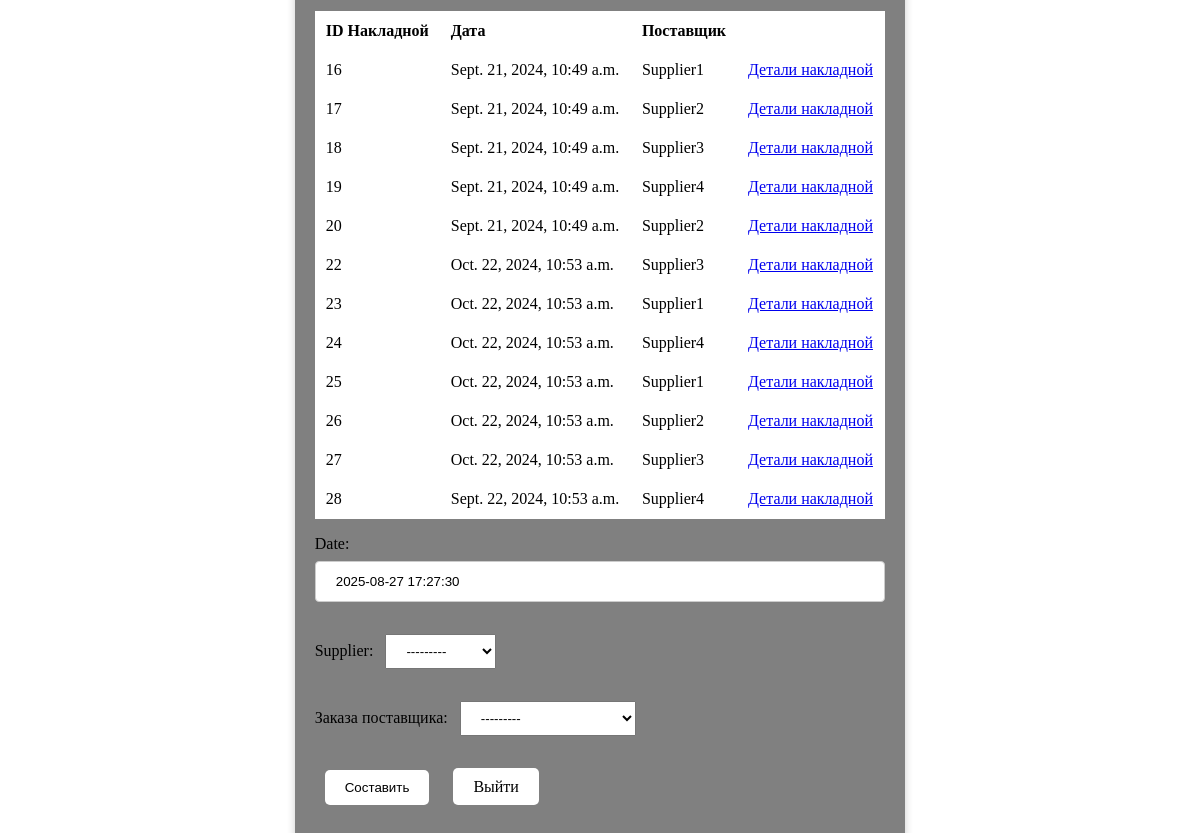
The app's page /invoices/, older data.
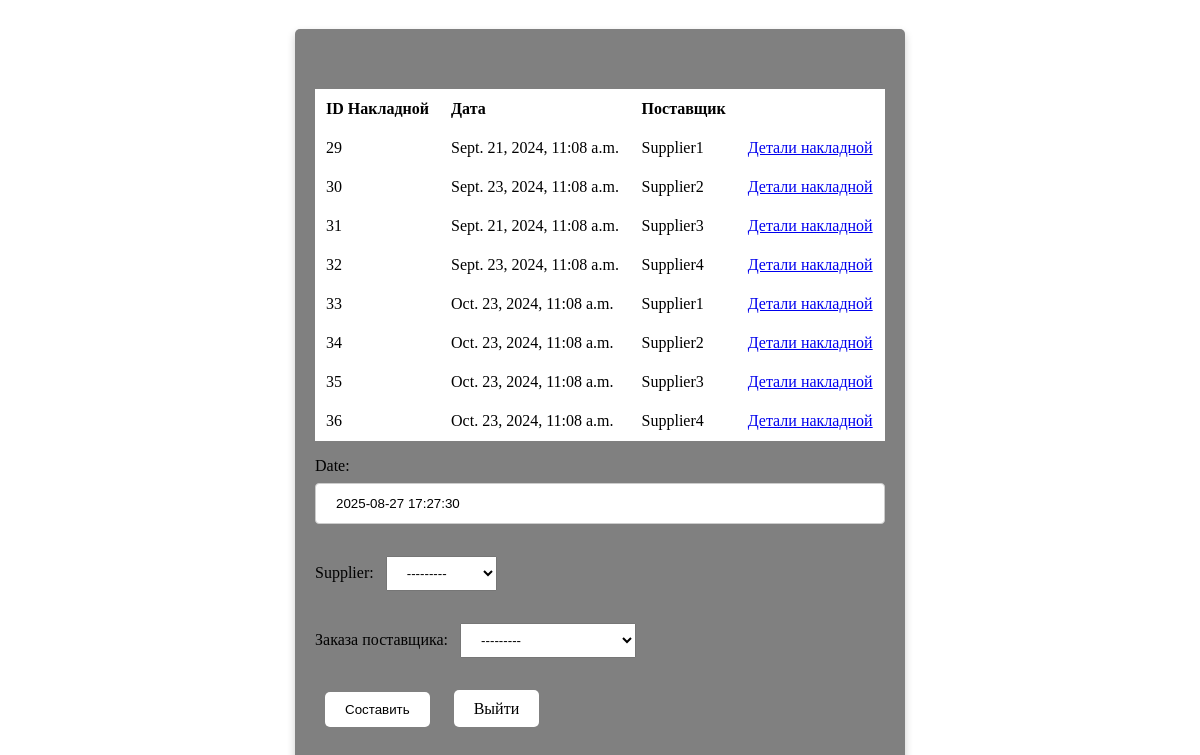
The same page, newer data.
### main/models.py (models this page shows, shortened)
class Invoice(models.Model):
    date = models.DateTimeField(default=datetime.now())
    supplier = models.ForeignKey(Supplier, on_delete=models.CASCADE)

class Supplier(models.Model):
    name = models.CharField(max_length=100)
    address = models.CharField(max_length=200)
    phone = models.CharField(max_length=20)
    email = models.EmailField()
    def __str__(self):
        return self.name

class OrderSup(models.Model):
    date = models.DateTimeField(default=datetime.now())
    supplier = models.ForeignKey(Supplier, on_delete=models.CASCADE)
    def __str__(self):
        return f"Заказ для {self.supplier}"

### main/views.py (the view)
# urls.py: path('invoices/', views.invoices, name='invoices'),
def invoices(request):
    error = ''
    if request.method == 'POST':
        form = InvoicesForm(data=request.POST)
        if form.is_valid():
            form.save()
            order_sup = OrderSup.objects.get(id=request.POST['order'])
            items = OrderSupItem.objects.filter(order=order_sup)
            supplier = Supplier.objects.get(id=request.POST['supplier'])
            invoice = Invoice.objects.filter(date=request.POST['date'], supplier=supplier).first()
            for item in items:
                InvoiceItem(invoice=invoice, spare_part=item.spare_part, quantity=item.quantity, price=0, sum_of=0).save()
            return HttpResponseRedirect(reverse('main:invoices'))
        else:
            error = 'Ошибка'
    else:
        form = InvoicesForm()
    context = {'title': 'Накладные',
               'form': form,
               'error': error,
               'orders': Invoice.objects.all()}
    return render(request, 'main/invoices.html', context)

### main/forms.py
class InvoicesForm(forms.ModelForm):
    order = forms.ModelChoiceField(queryset=OrderSup.objects.all(), label='Заказа поставщика',
                                   widget=forms.Select(attrs={'class': 'form-control py-4'}))
    class Meta:
        model = Invoice
        fields = '__all__'

### main/templates/main/invoices.html (shortened to what this page needs)
{% extends 'main/base.html'%}
{% block content %}
<div>
    <table id="order_table">
        <thead>
        <tr>
            <th>ID Накладной</th>
            <th>Дата</th>
            <th>Поставщик</th>
            <th></th>
        </tr>
        </thead>
        <tbody>
        {% for order in orders %}
        <tr>
            <td>{{ order.id }}</td>
            <td>{{ order.date }}</td>
            <td>{{ order.supplier }}</td>
            <td>
                <a href="{% url 'main:invoice_detail' order.id %}">Детали накладной</a>
            </td>
        </tr>
        {% endfor %}
        </tbody>
    </table>
</div>
<form action="{% url 'main:invoices' %}" method="post">
    {{ form.as_p }}
    <button type="submit">Составить</button>
    <a href="{% url 'main:workspace' %}" class="btn">Выйти</a>
</form>
{% endblock %}

### main/templates/main/base.html (shortened to what this page needs)
<!DOCTYPE html>
<html lang="ru">
<head>
</head>
<body style="background-color: #FFFFFF">
 <div class="container">
        <div class="card">
            {% block content%} {% endblock %}
        </div>
    </div>
</body>
</html>

Row changes from the older to the newer data that the page shows:
removed Invoice: id "16", date "Sept. 21, 2024, 10:49 a.m.", supplier "Supplier1"
removed Invoice: id "17", date "Sept. 21, 2024, 10:49 a.m.", supplier "Supplier2"
removed Invoice: id "18", date "Sept. 21, 2024, 10:49 a.m.", supplier "Supplier3"
removed Invoice: id "19", date "Sept. 21, 2024, 10:49 a.m.", supplier "Supplier4"
removed Invoice: id "20", date "Sept. 21, 2024, 10:49 a.m.", supplier "Supplier2"
removed Invoice: id "22", date "Oct. 22, 2024, 10:53 a.m.", supplier "Supplier3"
removed Invoice: id "23", date "Oct. 22, 2024, 10:53 a.m.", supplier "Supplier1"
removed Invoice: id "24", date "Oct. 22, 2024, 10:53 a.m.", supplier "Supplier4"
removed Invoice: id "25", date "Oct. 22, 2024, 10:53 a.m.", supplier "Supplier1"
removed Invoice: id "26", date "Oct. 22, 2024, 10:53 a.m.", supplier "Supplier2"
removed Invoice: id "27", date "Oct. 22, 2024, 10:53 a.m.", supplier "Supplier3"
removed Invoice: id "28", date "Sept. 22, 2024, 10:53 a.m.", supplier "Supplier4"
added Invoice: id "29", date "Sept. 21, 2024, 11:08 a.m.", supplier "Supplier1"
added Invoice: id "30", date "Sept. 23, 2024, 11:08 a.m.", supplier "Supplier2"
added Invoice: id "31", date "Sept. 21, 2024, 11:08 a.m.", supplier "Supplier3"
added Invoice: id "32", date "Sept. 23, 2024, 11:08 a.m.", supplier "Supplier4"
added Invoice: id "33", date "Oct. 23, 2024, 11:08 a.m.", supplier "Supplier1"
added Invoice: id "34", date "Oct. 23, 2024, 11:08 a.m.", supplier "Supplier2"
added Invoice: id "35", date "Oct. 23, 2024, 11:08 a.m.", supplier "Supplier3"
added Invoice: id "36", date "Oct. 23, 2024, 11:08 a.m.", supplier "Supplier4"
